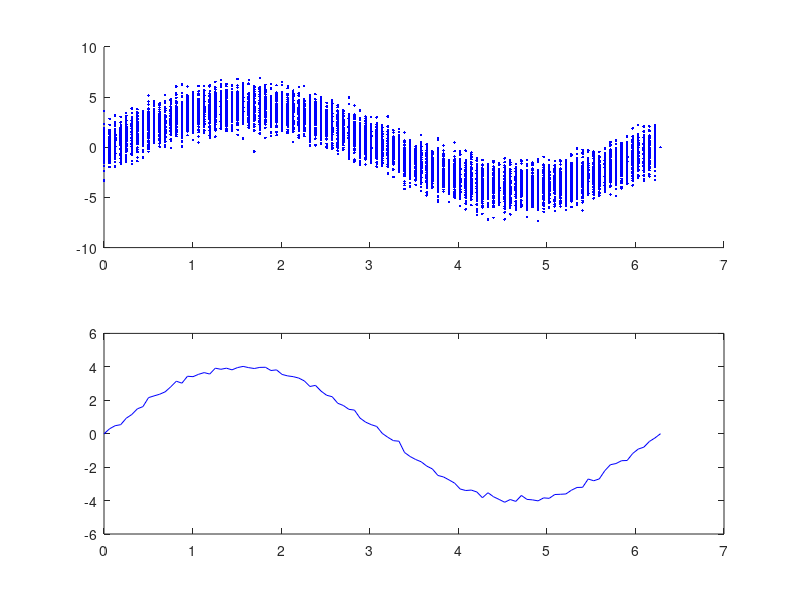

Here is the MATLAB script that generated this plot:
T=2*pi;
p=100;
x=0:T/p:T;

f=4*sin(x);
fn=4*sin(x);
fa=4*sin(x);
favg=4*sin(x);
N=100;
noise=1;
figure

for jj = 1:p
    favg(jj)=0;
    fa(jj)=0;
end   

for j = 1:N
	for jj = 1:p
        fn(jj) =randn(1, 1)/noise+f(jj);
        fa(jj)=fa(jj)+fn(jj);
        favg(jj)=fa(jj)/j;
    end
    subplot(2,1,1)
    hold on
    plot(x,fn,'.b');
    pause(0.0001);
    subplot(2,1,2)
    plot(x,f,'r');
    
    plot(x,favg,'b');
end